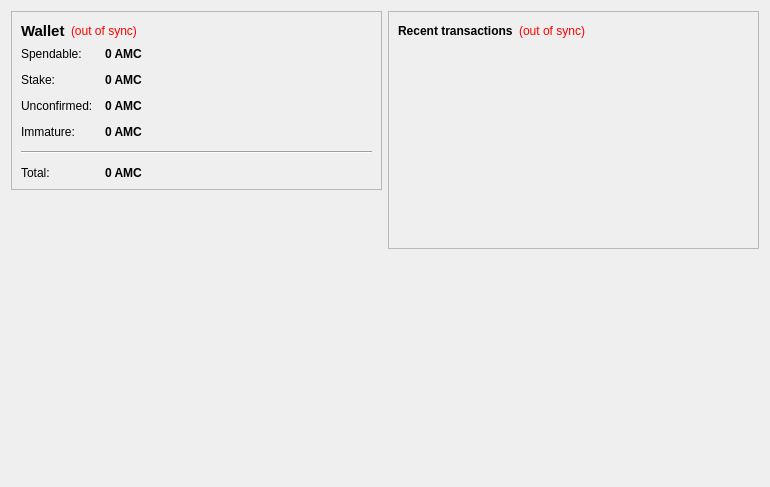
<?xml version="1.0" encoding="UTF-8"?>
<ui version="4.0">
 <class>OverviewPage</class>
 <widget class="QWidget" name="OverviewPage">
  <property name="geometry">
   <rect>
    <x>0</x>
    <y>0</y>
    <width>770</width>
    <height>487</height>
   </rect>
  </property>
  <property name="windowTitle">
   <string>Form</string>
  </property>
  <layout class="QHBoxLayout" name="horizontalLayout" stretch="1,1">
   <item>
    <layout class="QVBoxLayout" name="verticalLayout_2">
     <item>
      <widget class="QFrame" name="frame">
       <property name="frameShape">
        <enum>QFrame::StyledPanel</enum>
       </property>
       <property name="frameShadow">
        <enum>QFrame::Raised</enum>
       </property>
       <layout class="QVBoxLayout" name="verticalLayout_4">
        <item>
         <layout class="QHBoxLayout" name="horizontalLayout_4">
          <item>
           <widget class="QLabel" name="label_5">
            <property name="font">
             <font>
              <pointsize>11</pointsize>
              <weight>75</weight>
              <bold>true</bold>
             </font>
            </property>
            <property name="text">
             <string>Wallet</string>
            </property>
           </widget>
          </item>
          <item>
           <widget class="QLabel" name="labelWalletStatus">
            <property name="toolTip">
             <string>The displayed information may be out of date. Your wallet automatically synchronizes with the AMITY network after a connection is established, but this process has not completed yet.</string>
            </property>
            <property name="styleSheet">
             <string notr="true">QLabel { color: red; }</string>
            </property>
            <property name="text">
             <string notr="true">(out of sync)</string>
            </property>
            <property name="alignment">
             <set>Qt::AlignLeading|Qt::AlignLeft|Qt::AlignVCenter</set>
            </property>
           </widget>
          </item>
          <item>
           <spacer name="horizontalSpacer_2">
            <property name="orientation">
             <enum>Qt::Horizontal</enum>
            </property>
            <property name="sizeHint" stdset="0">
             <size>
              <width>40</width>
              <height>20</height>
             </size>
            </property>
           </spacer>
          </item>
         </layout>
        </item>
        <item>
         <layout class="QFormLayout" name="formLayout_2">
          <property name="fieldGrowthPolicy">
           <enum>QFormLayout::AllNonFixedFieldsGrow</enum>
          </property>
          <property name="horizontalSpacing">
           <number>12</number>
          </property>
          <property name="verticalSpacing">
           <number>12</number>
          </property>
          <item row="0" column="0">
           <widget class="QLabel" name="label">
            <property name="text">
             <string>Spendable:</string>
            </property>
           </widget>
          </item>
          <item row="0" column="1">
           <widget class="QLabel" name="labelBalance">
            <property name="font">
             <font>
              <weight>75</weight>
              <bold>true</bold>
             </font>
            </property>
            <property name="cursor">
             <cursorShape>IBeamCursor</cursorShape>
            </property>
            <property name="toolTip">
             <string>Your current spendable balance</string>
            </property>
            <property name="text">
             <string notr="true">0 AMC</string>
            </property>
            <property name="textInteractionFlags">
             <set>Qt::LinksAccessibleByMouse|Qt::TextSelectableByKeyboard|Qt::TextSelectableByMouse</set>
            </property>
           </widget>
          </item>
          <item row="1" column="0">
           <widget class="QLabel" name="label_6">
            <property name="text">
             <string>Stake:</string>
            </property>
           </widget>
          </item>
          <item row="1" column="1">
           <widget class="QLabel" name="labelStake">
            <property name="font">
             <font>
              <weight>75</weight>
              <bold>true</bold>
             </font>
            </property>
            <property name="cursor">
             <cursorShape>IBeamCursor</cursorShape>
            </property>
            <property name="toolTip">
             <string>Total of coins that was staked, and do not yet count toward the current balance</string>
            </property>
            <property name="text">
             <string notr="true">0 AMC</string>
            </property>
            <property name="textInteractionFlags">
             <set>Qt::LinksAccessibleByMouse|Qt::TextSelectableByKeyboard|Qt::TextSelectableByMouse</set>
            </property>
           </widget>
          </item>
          <item row="2" column="0">
           <widget class="QLabel" name="label_3">
            <property name="text">
             <string>Unconfirmed:</string>
            </property>
           </widget>
          </item>
          <item row="2" column="1">
           <widget class="QLabel" name="labelUnconfirmed">
            <property name="font">
             <font>
              <weight>75</weight>
              <bold>true</bold>
             </font>
            </property>
            <property name="cursor">
             <cursorShape>IBeamCursor</cursorShape>
            </property>
            <property name="toolTip">
             <string>Total of transactions that have yet to be confirmed, and do not yet count toward the current balance</string>
            </property>
            <property name="text">
             <string notr="true">0 AMC</string>
            </property>
            <property name="textInteractionFlags">
             <set>Qt::LinksAccessibleByMouse|Qt::TextSelectableByKeyboard|Qt::TextSelectableByMouse</set>
            </property>
           </widget>
          </item>
          <item row="3" column="0">
           <widget class="QLabel" name="labelImmatureText">
            <property name="text">
             <string>Immature:</string>
            </property>
           </widget>
          </item>
          <item row="3" column="1">
           <widget class="QLabel" name="labelImmature">
            <property name="font">
             <font>
              <weight>75</weight>
              <bold>true</bold>
             </font>
            </property>
            <property name="toolTip">
             <string>Mined balance that has not yet matured</string>
            </property>
            <property name="text">
             <string notr="true">0 AMC</string>
            </property>
            <property name="textInteractionFlags">
             <set>Qt::LinksAccessibleByMouse|Qt::TextSelectableByKeyboard|Qt::TextSelectableByMouse</set>
            </property>
           </widget>
          </item>
          <item row="4" column="0" colspan="2">
           <widget class="Line" name="line">
            <property name="orientation">
             <enum>Qt::Horizontal</enum>
            </property>
           </widget>
          </item>
          <item row="5" column="0">
           <widget class="QLabel" name="labelTotalText">
            <property name="text">
             <string>Total:</string>
            </property>
           </widget>
          </item>
          <item row="5" column="1">
           <widget class="QLabel" name="labelTotal">
            <property name="font">
             <font>
              <weight>75</weight>
              <bold>true</bold>
             </font>
            </property>
            <property name="cursor">
             <cursorShape>IBeamCursor</cursorShape>
            </property>
            <property name="toolTip">
             <string>Your current total balance</string>
            </property>
            <property name="text">
             <string notr="true">0 AMC</string>
            </property>
            <property name="textInteractionFlags">
             <set>Qt::LinksAccessibleByMouse|Qt::TextSelectableByKeyboard|Qt::TextSelectableByMouse</set>
            </property>
           </widget>
          </item>
         </layout>
        </item>
       </layout>
      </widget>
     </item>
     <item>
      <spacer name="verticalSpacer">
       <property name="orientation">
        <enum>Qt::Vertical</enum>
       </property>
       <property name="sizeHint" stdset="0">
        <size>
         <width>20</width>
         <height>40</height>
        </size>
       </property>
      </spacer>
     </item>
     <item>
      <widget class="QLabel" name="label_2">
       <property name="autoFillBackground">
        <bool>true</bool>
       </property>
       <property name="text">
        <string/>
       </property>
       <property name="pixmap">
        <pixmap resource="../bitcoin.qrc">:/icons/drmbg</pixmap>
       </property>
       <property name="scaledContents">
        <bool>false</bool>
       </property>
       <property name="margin">
        <number>0</number>
       </property>
      </widget>
     </item>
    </layout>
   </item>
   <item>
    <layout class="QVBoxLayout" name="verticalLayout_3">
     <item>
      <widget class="QFrame" name="frame_2">
       <property name="frameShape">
        <enum>QFrame::StyledPanel</enum>
       </property>
       <property name="frameShadow">
        <enum>QFrame::Raised</enum>
       </property>
       <layout class="QVBoxLayout" name="verticalLayout">
        <item>
         <layout class="QHBoxLayout" name="horizontalLayout_2">
          <item>
           <widget class="QLabel" name="label_4">
            <property name="text">
             <string>&lt;b&gt;Recent transactions&lt;/b&gt;</string>
            </property>
           </widget>
          </item>
          <item>
           <widget class="QLabel" name="labelTransactionsStatus">
            <property name="toolTip">
             <string>The displayed information may be out of date. Your wallet automatically synchronizes with the AMITY network after a connection is established, but this process has not completed yet.</string>
            </property>
            <property name="styleSheet">
             <string notr="true">QLabel { color: red; }</string>
            </property>
            <property name="text">
             <string notr="true">(out of sync)</string>
            </property>
            <property name="alignment">
             <set>Qt::AlignRight|Qt::AlignTrailing|Qt::AlignVCenter</set>
            </property>
           </widget>
          </item>
          <item>
           <spacer name="horizontalSpacer">
            <property name="orientation">
             <enum>Qt::Horizontal</enum>
            </property>
            <property name="sizeHint" stdset="0">
             <size>
              <width>40</width>
              <height>20</height>
             </size>
            </property>
           </spacer>
          </item>
         </layout>
        </item>
        <item>
         <widget class="QListView" name="listTransactions">
          <property name="styleSheet">
           <string notr="true">QListView { background: transparent; }</string>
          </property>
          <property name="frameShape">
           <enum>QFrame::NoFrame</enum>
          </property>
          <property name="verticalScrollBarPolicy">
           <enum>Qt::ScrollBarAlwaysOff</enum>
          </property>
          <property name="horizontalScrollBarPolicy">
           <enum>Qt::ScrollBarAlwaysOff</enum>
          </property>
          <property name="selectionMode">
           <enum>QAbstractItemView::NoSelection</enum>
          </property>
         </widget>
        </item>
       </layout>
      </widget>
     </item>
     <item>
      <spacer name="verticalSpacer_2">
       <property name="orientation">
        <enum>Qt::Vertical</enum>
       </property>
       <property name="sizeHint" stdset="0">
        <size>
         <width>20</width>
         <height>40</height>
        </size>
       </property>
      </spacer>
     </item>
    </layout>
   </item>
  </layout>
 </widget>
 <resources/>
 <connections/>
</ui>
